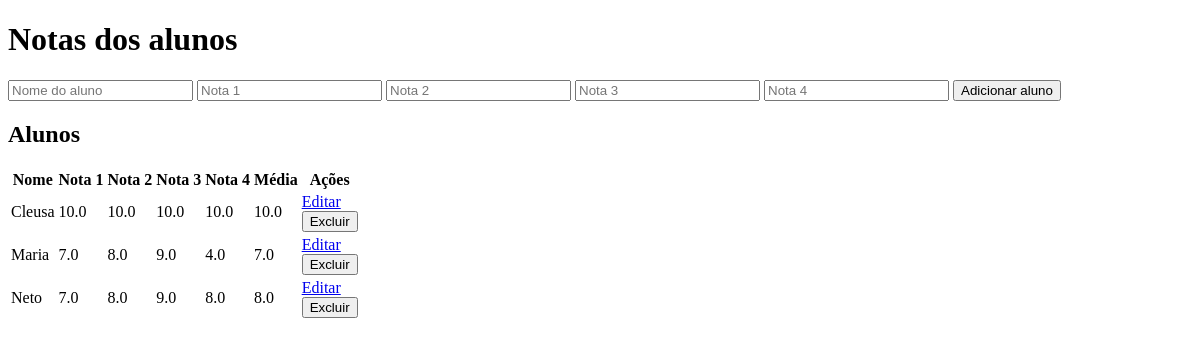
Before: / with the older database file.
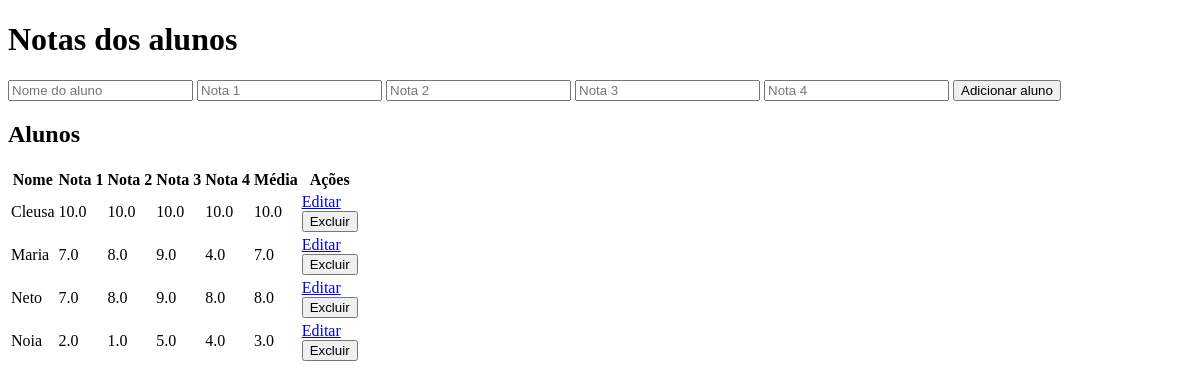
After: the same page with the newer database file.
### app.py (models this page shows, shortened)
class Student(db.Model):
    id = db.Column(db.Integer, primary_key=True)
    name = db.Column(db.String(50), nullable=False)
    grade1 = db.Column(db.Float, nullable=False)
    grade2 = db.Column(db.Float, nullable=False)
    grade3 = db.Column(db.Float, nullable=False)
    grade4 = db.Column(db.Float, nullable=False)

### app.py (the view, shortened to what this page needs)
@app.route('/', methods=['GET', 'POST'])
def index():
    students = Student.query.all()
    return render_template('index.html', students=students)

### templates/index.html (shortened to what this page needs)
<!DOCTYPE html>
<html>
<head>
</head>
<body>
    <h1>Notas dos alunos</h1>
    <form method="POST">
        <input type="text" name="name" placeholder="Nome do aluno" required>
        <input type="number" name="grade1" placeholder="Nota 1" required>
        <input type="number" name="grade2" placeholder="Nota 2" required>
        <input type="number" name="grade3" placeholder="Nota 3" required>
        <input type="number" name="grade4" placeholder="Nota 4" required>
        <input type="submit" value="Adicionar aluno">
    </form>
    <h2>Alunos</h2>
<table>
    <tr>
        <th>Nome</th>
        <th>Nota 1</th>
        <th>Nota 2</th>
        <th>Nota 3</th>
        <th>Nota 4</th>
        <th>Média</th>
        <th>Ações</th>
    </tr>
    {% for student in students %}
    <tr>
        <td>{{ student.name }}</td>
        <td>{{ student.grade1 }}</td>
        <td>{{ student.grade2 }}</td>
        <td>{{ student.grade3 }}</td>
        <td>{{ student.grade4 }}</td>
        <td>{{ (student.grade1 + student.grade2 + student.grade3 + student.grade4) / 4 }}</td>
        <td>
            <a href="{{ url_for('edit', id=student.id) }}">Editar</a>
            <form method="POST" action="{{ url_for('delete', id=student.id) }}">
                <input type="submit" value="Excluir">
            </form>
        </td>
    </tr>
    {% endfor %}
</table>
</body>
</html>

Changed rows visible on the page:
added Student: name "Noia", grade1 "2.0", grade2 "1.0", grade3 "5.0", grade4 "4.0", grade1+grade2+grade3 "3.0"
